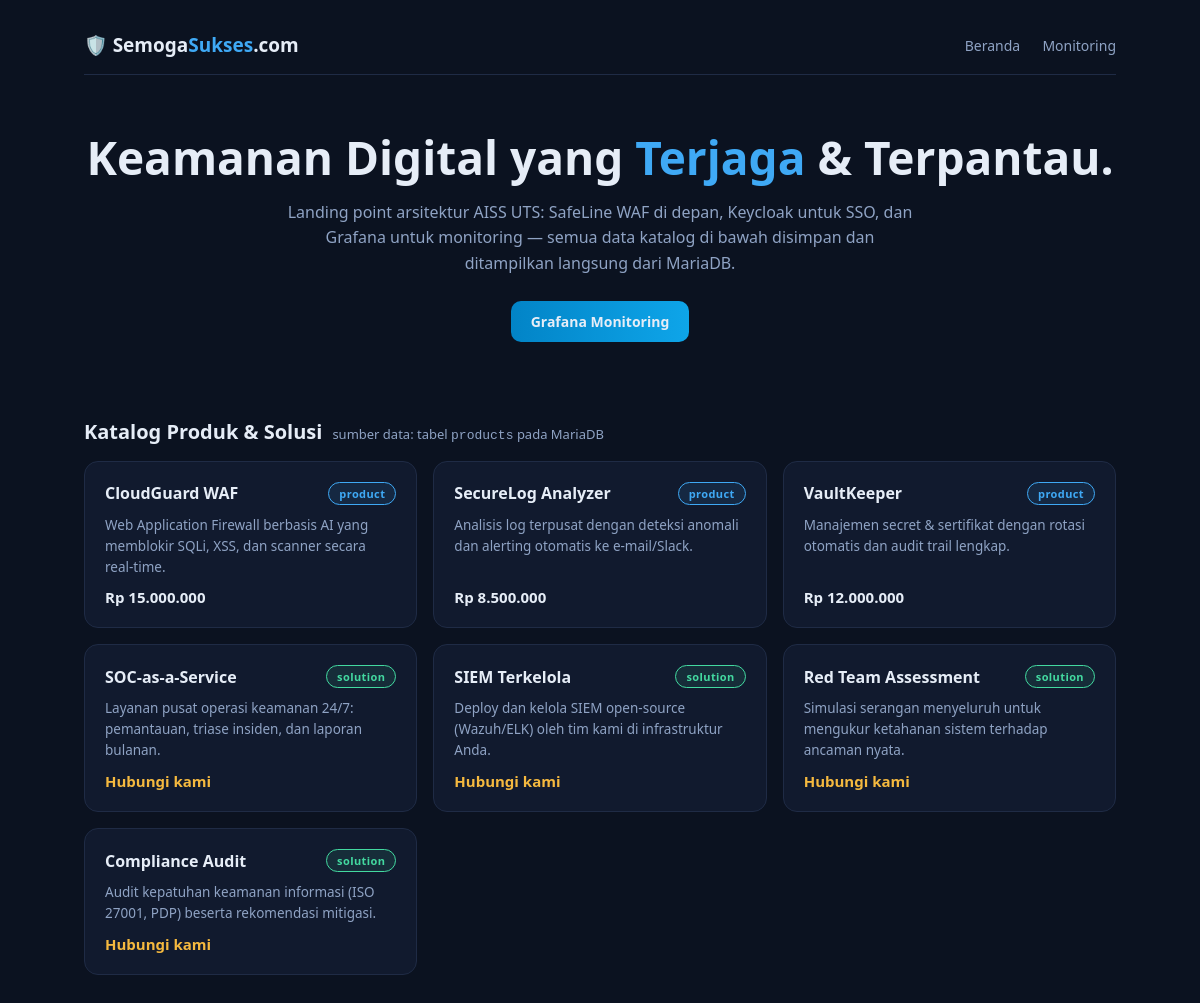
The page / on the database its author committed.
### tables this page shows
CREATE TABLE IF NOT EXISTS products (
  id INT UNSIGNED AUTO_INCREMENT PRIMARY KEY,
  name VARCHAR(150) NOT NULL,
  category ENUM('product','solution') NOT NULL DEFAULT 'product',
  description TEXT,
  price DECIMAL(12,2) NULL,
  is_active TINYINT(1) NOT NULL DEFAULT 1,
  created_at TIMESTAMP NOT NULL DEFAULT CURRENT_TIMESTAMP
);

### www/index.php (called while the page is built, shortened)
<?php
require __DIR__ . '/config.php';
require __DIR__ . '/views/landing.php';

### www/config.php (called while the page is built, shortened)
<?php
function h(string $s): string
{
    return htmlspecialchars($s, ENT_QUOTES, 'UTF-8');
}

### www/views/landing.php (the view, shortened to what this page needs)
<?php
require_once __DIR__ . '/../config.php';
$db = DB::tryConn();
$products = [];
if ($db !== null) {
    try {
        $products = $db->query(
            'SELECT name, category, description, price FROM products WHERE is_active = 1 ORDER BY id'
        )->fetchAll();
    } catch (Throwable $e) {
        $products = [];
    }
}
function format_price(mixed $price): string
{
    if ($price === null || $price === '') {
        return 'Hubungi kami';
    }
    return 'Rp ' . number_format((float) $price, 0, ',', '.');
}
?>
<!DOCTYPE html>
<html lang="id">
<head>
</head>
<body>
<div class="wrap">
  <nav class="nav">
    <div class="logo">🛡️ Semoga<span>Sukses</span>.com</div>
    <div>
      <a href="/">Beranda</a>
      <a href="https://monitor.semogasukses.com">Monitoring</a>
    </div>
  </nav>
  <section class="hero">
    <h1>Keamanan Digital yang <em>Terjaga</em> &amp; Terpantau.</h1>
    <p>Landing point arsitektur AISS UTS: SafeLine WAF di depan, Keycloak untuk SSO, dan Grafana untuk monitoring — semua data katalog di bawah disimpan dan ditampilkan langsung dari MariaDB.</p>
    <div class="links">
      <a class="btn primary" href="https://monitor.semogasukses.com">Grafana Monitoring</a>
    </div>
  </section>
  <div class="section-title">
    <h2>Katalog Produk &amp; Solusi</h2>
    <span>sumber data: tabel <code>products</code> pada MariaDB</span>
  </div>
  <?php if (empty($products)): ?>
    <div class="empty">Belum ada data produk. Pastikan tabel <code>products</code> sudah ter-seed (lihat README → bagian "Inisialisasi DB").</div>
  <?php else: ?>
  <section class="grid">
    <?php foreach ($products as $p): ?>
    <div class="card">
      <div class="row-top">
        <h3><?= h($p['name']) ?></h3>
        <span class="badge <?= $p['category'] === 'solution' ? 'solution' : 'product' ?>"><?= h($p['category']) ?></span>
      </div>
      <p><?= h($p['description']) ?></p>
      <div class="price <?= $p['price'] === null || $p['price'] === '' ? 'ask' : '' ?>"><?= h(format_price($p['price'])) ?></div>
    </div>
    <?php endforeach; ?>
  </section>
  <?php endif; ?>
</div>
</body>
</html>

### www/views/landing.php (style rules this page uses)
:root { --bg:#0b1220; --panel:#111a2e; --border:#1f2b45; --text:#e6edf7; --muted:#8fa3c4; --accent:#3fa9f5; --green:#43d9a0; --amber:#f5b93f; --red:#f87171; }
* { box-sizing:border-box; margin:0; padding:0; }
body { background:var(--bg); color:var(--text); font-family:"Segoe UI",system-ui,sans-serif; min-height:100vh; padding-bottom:24px; }
.wrap { max-width:1080px; margin:0 auto; padding:32px 24px; }
.nav { display:flex; justify-content:space-between; align-items:center; border-bottom:1px solid var(--border); padding-bottom:16px; flex-wrap:wrap; gap:10px; }
.logo { font-size:19px; font-weight:700; }
.logo span { color:var(--accent); }
.nav a { color:var(--muted); text-decoration:none; font-size:14px; margin-left:18px; }
.hero { padding:56px 0 36px; text-align:center; }
.hero h1 { font-size:clamp(28px, 5vw, 46px); line-height:1.15; }
.hero h1 em { color:var(--accent); font-style:normal; }
.hero p { color:var(--muted); max-width:640px; margin:16px auto 0; font-size:16px; line-height:1.6; }
.hero .links { margin-top:24px; display:flex; justify-content:center; gap:12px; flex-wrap:wrap; }
.btn { display:inline-block; border-radius:10px; padding:11px 20px; font-size:14px; font-weight:600; text-decoration:none; border:1px solid var(--border); color:var(--text); background:var(--panel); transition:.2s; }
.btn.primary { background:linear-gradient(90deg,#0284c7,#0ea5e9); border:none; }
.section-title { margin:40px 0 16px; display:flex; align-items:baseline; gap:10px; }
.section-title h2 { font-size:20px; }
.section-title span { color:var(--muted); font-size:13px; }
.grid { display:grid; grid-template-columns:repeat(auto-fill,minmax(280px,1fr)); gap:16px; }
.card { background:var(--panel); border:1px solid var(--border); border-radius:14px; padding:20px; display:flex; flex-direction:column; gap:10px; transition:.2s; }
.card .row-top { display:flex; justify-content:space-between; align-items:center; gap:8px; }
.card h3 { font-size:16px; }
.badge { font-size:11px; font-weight:700; padding:3px 10px; border-radius:999px; letter-spacing:.4px; }
.badge.product { color:var(--accent); border:1px solid var(--accent); background:rgba(63,169,245,.1); }
.badge.solution { color:var(--green); border:1px solid var(--green); background:rgba(67,217,160,.1); }
.card p { color:var(--muted); font-size:13.5px; line-height:1.55; flex:1; }
.card .price { font-weight:700; color:var(--text); font-size:15px; }
.card .price.ask { color:var(--amber); }

### rows shown on the page
products: name "CloudGuard WAF", category "product", description "Web Application Firewall berbasis AI yang memblokir SQLi, XSS, dan scanner secara real-time.", price "Rp 15.000.000"
products: name "SecureLog Analyzer", category "product", description "Analisis log terpusat dengan deteksi anomali dan alerting otomatis ke e-mail/Slack.", price "Rp 8.500.000"
products: name "VaultKeeper", category "product", description "Manajemen secret & sertifikat dengan rotasi otomatis dan audit trail lengkap.", price "Rp 12.000.000"
products: name "SOC-as-a-Service", category "solution", description "Layanan pusat operasi keamanan 24/7: pemantauan, triase insiden, dan laporan bulanan.", price "Hubungi kami"
products: name "SIEM Terkelola", category "solution", description "Deploy dan kelola SIEM open-source (Wazuh/ELK) oleh tim kami di infrastruktur Anda.", price "Hubungi kami"
products: name "Red Team Assessment", category "solution", description "Simulasi serangan menyeluruh untuk mengukur ketahanan sistem terhadap ancaman nyata.", price "Hubungi kami"
products: name "Compliance Audit", category "solution", description "Audit kepatuhan keamanan informasi (ISO 27001, PDP) beserta rekomendasi mitigasi.", price "Hubungi kami"
